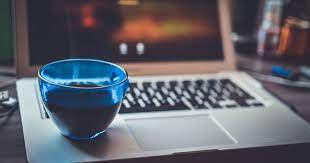
#> input picture App/Electron/gui/bg1.jpg, 310 x 163 px, given in place of the camera
$ python getValues.py
#> lines starting #> are read from the running program, lines starting #| are printed output that depends on the picture; after the words box and inside, x2 and y2 are one past the last pixel; in counts of white or black regions, pixels touching at a corner belong together
import cv2 as cv
import numpy as np
# import time

# A required callback method that goes into the trackbar function.
def nothing(x):
    pass

# Initializing the webcam feed.
cap = cv.VideoCapture(0)
cap.set(3,1280)
cap.set(4,720)

# Create a window named trackbars.
cv.namedWindow("Trackbars")

# Now create 6 trackbars that will control the lower and upper range of
# H,S and V channels. The Arguments are like this: Name of trackbar,
# window name, range,callback function. For Hue the range is 0-179 and
# for S,V its 0-255.
cv.createTrackbar("L - H", "Trackbars", 0, 179, nothing)
#> slider 'L - H' is set to 35
cv.createTrackbar("L - S", "Trackbars", 0, 255, nothing)
#> slider 'L - S' is set to 51
cv.createTrackbar("L - V", "Trackbars", 0, 255, nothing)
#> slider 'L - V' is set to 51
cv.createTrackbar("U - H", "Trackbars", 179, 179, nothing)
cv.createTrackbar("U - S", "Trackbars", 255, 255, nothing)
cv.createTrackbar("U - V", "Trackbars", 255, 255, nothing)

while True:

    # Start reading the webcam feed frame by frame.
    ret, frame = cap.read()
#> frame is the input picture: shape (163, 310, 3); mean B, G, R 108, 99, 98.7
    if not ret:
        break
    # Flip the frame horizontally (flips video, necessary else ur right hand will look left hand in video feed)
    frame = cv.flip( frame, 1 )
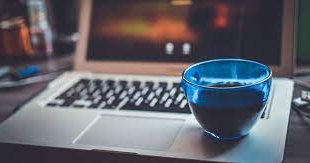
#> frame: shape (163, 310, 3); mean B, G, R 108, 99, 98.7

    # Convert the BGR image to HSV image.
    hsv = cv.cvtColor(frame, cv.COLOR_BGR2HSV)
#> hsv: shape (163, 310, 3); mean H, S, V 105.6, 61.4, 116

    # Get the new values of the trackbar in real time as the user changes
    # them
    LH = cv.getTrackbarPos("L - H", "Trackbars")
    LS = cv.getTrackbarPos("L - S", "Trackbars")
    LV = cv.getTrackbarPos("L - V", "Trackbars")
    UH = cv.getTrackbarPos("U - H", "Trackbars")
    US = cv.getTrackbarPos("U - S", "Trackbars")
    UV = cv.getTrackbarPos("U - V", "Trackbars")

    # Set the lower and upper HSV range according to the value selected
    # by the trackbar
    lowerRange = np.array([LH, LS, LV])
    upperRange = np.array([UH, US, UV])

    # Filter the image and get the binary mask, where white represents
    # your target color
    mask = cv.inRange(hsv, lowerRange, upperRange)
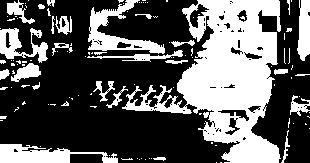
#> mask: shape (163, 310); 36.4% white; 119 white regions (91 under 20 px), largest, box (x1, y1, x2, y2) and area: (122, 0, 281, 163) 11650, (88, 0, 165, 54) 1394, (0, 144, 118, 163) 1260

    # You can also visualize the real part of the target color (Optional)
    res = cv.bitwise_and(frame, frame, mask=mask)
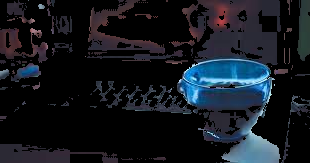
#> res: shape (163, 310, 3); mean B, G, R 31.4, 24.6, 20.2

    # Converting the binary mask to 3 channel image, this is just so
    # we can stack it with the others
    mask_3 = cv.cvtColor(mask, cv.COLOR_GRAY2BGR)

    # stack the mask, orginal frame and the filtered result
    stacked = np.hstack((mask_3,frame,res))
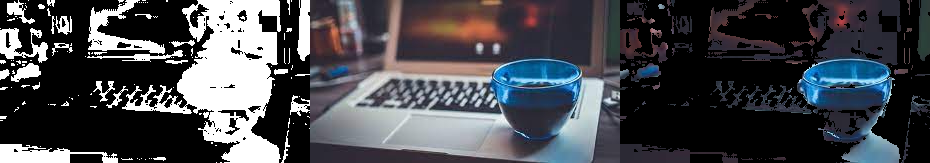
#> stacked: shape (163, 930, 3); mean B, G, R 77.4, 72.1, 70.5

    # Show this stacked frame at 40% of the size.
    cv.imshow('Trackbars',cv.resize(stacked,None,fx=0.4,fy=0.4))
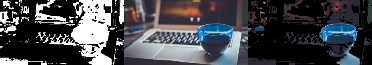
#> window 'Trackbars': shape (65, 372, 3); mean B, G, R 77.2, 71.9, 70.3

    # If the user presses ESC then exit the program
    key = cv.waitKey(1)
#> (key Esc is pressed here)
    if key == 27:
        break

    # If the user presses `s` then print this array.
    if key == ord('s'):

        arr = [[LH,LS,LV],[UH, US, UV]]
        print(arr)

        # Also save this array as values.npy (contains the value of object which can be seen)
        np.save('values',arr)
        break

# Release the camera & destroy the windows.
cap.release()
cv.destroyAllWindows()

$ run again, on App/Electron/gui/bg2.jpg
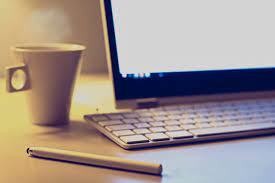
#> input picture App/Electron/gui/bg2.jpg, 275 x 183 px, given in place of the camera
#> frame is the input picture: shape (183, 275, 3); mean B, G, R 141.7, 147.1, 160.1
#> hsv: shape (183, 275, 3); mean H, S, V 57, 77.2, 170.9
#> `mask = cv.inRange(hsv, lowerRange, upperRange)`:
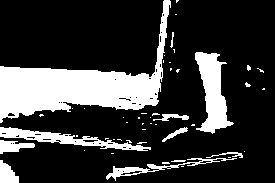
#> mask: shape (183, 275); 22.2% white; 49 white regions (38 under 20 px), largest, box (x1, y1, x2, y2) and area: (0, 0, 171, 123) 6694, (195, 52, 234, 134) 1644, (0, 127, 151, 151) 1119
#> `cv.imshow('Trackbars',cv.resize(stacked,None,fx=0.4,fy=0.4))`:
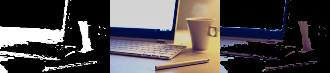
#> window 'Trackbars': shape (73, 330, 3); mean B, G, R 72.9, 72, 76.8
